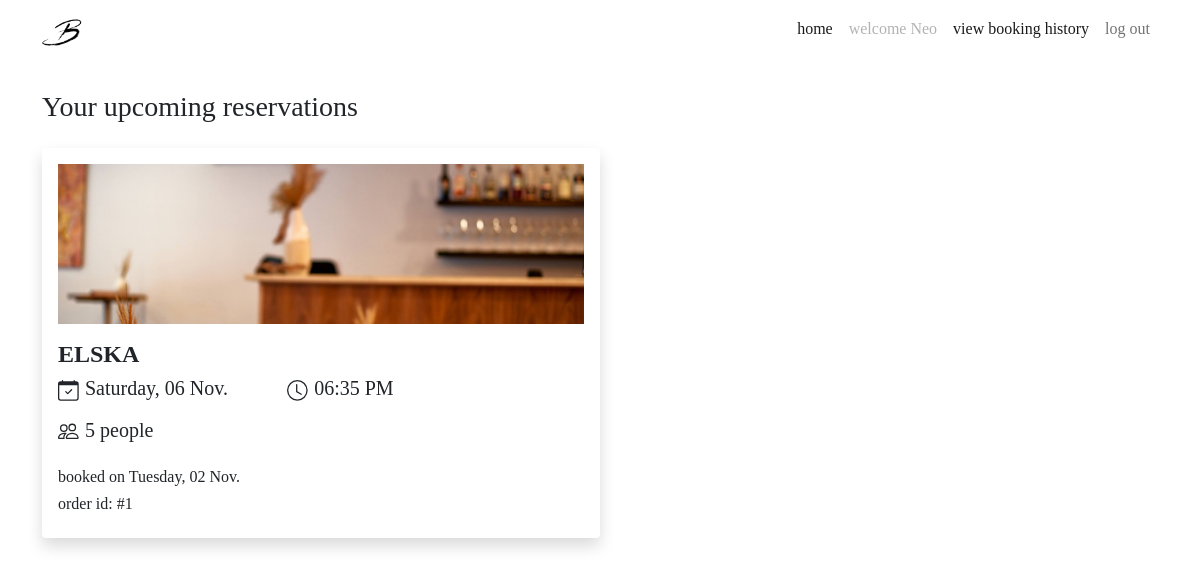
/bookings (signed in), run on an earlier commit of the app's database.
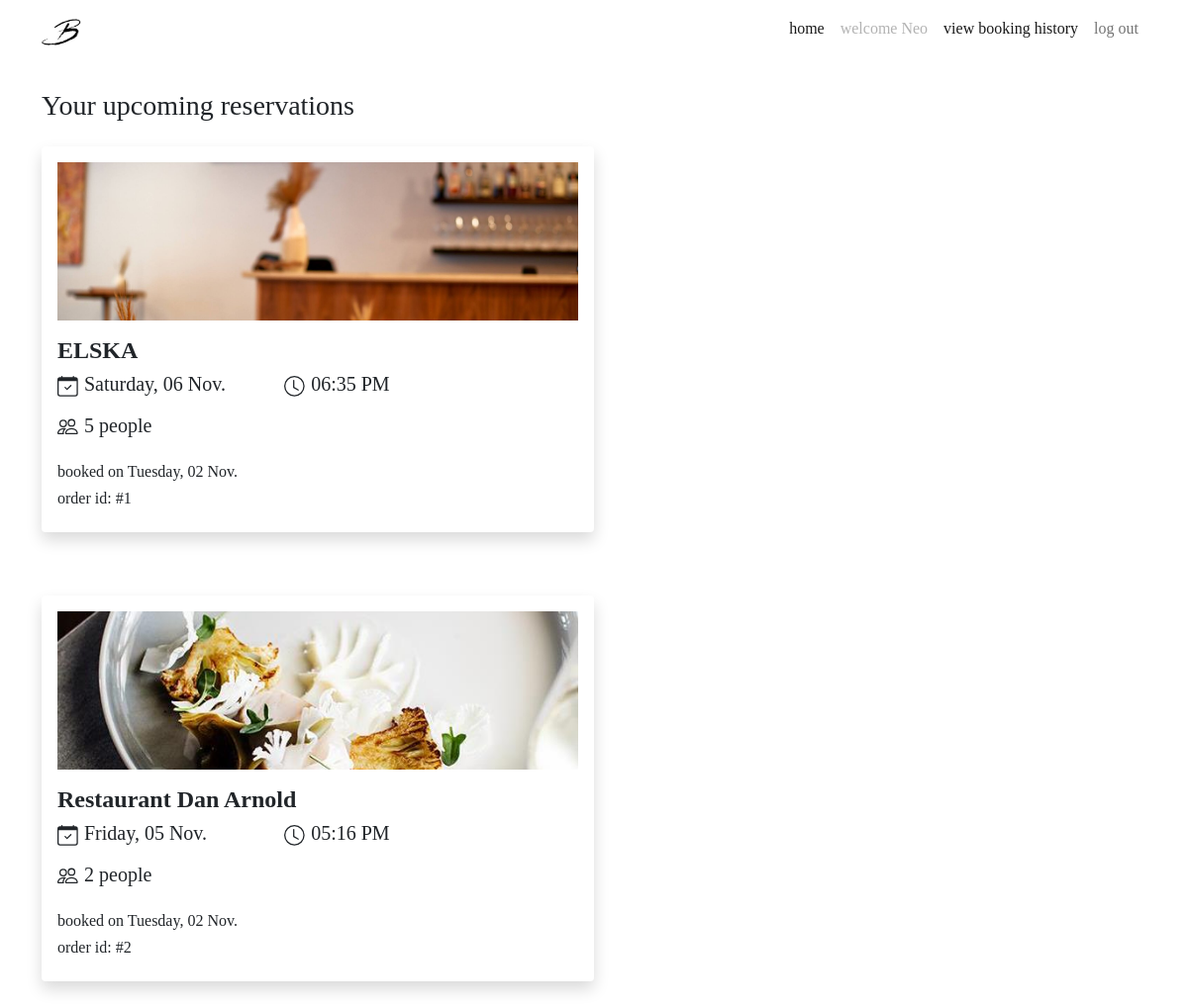
And on a later commit of the database.
### website/models.py (models this page shows, shortened)
class User(db.Model, UserMixin):
    __tablename__ = 'users'  # good practice to specify table name
    __table_args__ = {'extend_existing': True}
    id = db.Column(db.Integer, primary_key=True)
    name = db.Column(db.String(100), index=True, unique=True, nullable=False)
    password_hash = db.Column(db.String(255), nullable=False)
    email = db.Column(db.String(100), index=True, nullable=False)
    phone_number = db.Column(db.String(10), nullable=True)
    image = db.Column(db.String(400), nullable=False, default="/static/image/account.png")
    comments = db.relationship('Comment', backref='user')
    reservations = db.relationship('Reservation', backref='user')
    restaurants = db.relationship('Restaurant', backref='user')

class Reservation(db.Model):
    __tablename__ = 'reservations'
    __table_args__ = {'extend_existing': True}
    reservation_id = db.Column(db.Integer, primary_key=True)
    quantity = db.Column(db.Integer, nullable=False)
    reservation_time = db.Column(db.DateTime, default=datetime.now())
    reservation_created = db.Column(db.DateTime, default=datetime.now())
    order = db.Column(db.String(300))
    restaurant_id = db.Column(db.Integer, db.ForeignKey('restaurants.restaurant_id'))
    id = db.Column(db.Integer, db.ForeignKey('users.id'))
    reservations = db.relationship('ReservationStatus', backref='reservation')

class Restaurant(db.Model):
    __tablename__ = 'restaurants'
    __table_args__ = {'extend_existing': True}
    restaurant_id = db.Column(db.Integer, primary_key=True)
    name = db.Column(db.String(100), nullable=False)
    street = db.Column(db.String(150), nullable=False)
    suburb = db.Column(db.String(50), nullable=False)
    max_reservations = db.Column(db.Integer)
    caption = db.Column(db.String(200), nullable=False)
    description = db.Column(db.String(400), nullable=False)
    price = db.Column(db.Integer)
    cuisine_type = db.Column(db.String(30), nullable=False)
    num_courses = db.Column(db.Integer, nullable=False)
    website = db.Column(db.String(400))
    image = db.Column(db.String(400), nullable=False)
    comments = db.relationship('Comment', backref='restaurant')
    statuses = db.relationship('RestaurantStatus', backref='restaurant')
    opening_hours = db.relationship('RestaurantOpeningHours', backref='restaurant')
    reservations = db.relationship('Reservation', backref='restaurant')
    user_id = db.Column(db.Integer, db.ForeignKey('users.id'))

### website/views.py (the view)
@bp.route('/bookings')
@login_required
def bookings():
    bookings = Reservation.query.filter_by(user=current_user).all()
    return render_template("bookings.html", show_modal=request.args.get('show_modal'), bookings = bookings)

### website/__init__.py (called while the page is built)
def create_app():
    app=Flask(__name__)  # this is the name of the module/package that is calling this app
    app.debug=True
    app.secret_key='oogaboogacavemanbrain'
    app.config['SQLALCHEMY_DATABASE_URI']='sqlite:///sitedata.sqlite'
    db.init_app(app)
    bootstrap = Bootstrap(app)
    login_manager = LoginManager()
    login_manager.login_message_category = "danger"
    login_manager.login_view='auth.login'
    login_manager.init_app(app)
    from .models import User  # importing here to avoid circular references
    @login_manager.user_loader
    def load_user(user_id):
        return User.query.get(int(user_id))
    UPLOAD_FOLDER = '/static/image'
    app.config['UPLOAD_FOLDER'] = UPLOAD_FOLDER
    from . import auth, views
    app.register_blueprint(auth.bp)
    app.register_blueprint(views.bp)
    app.register_blueprint(views.restaurant_bp)
    return app

### website/templates/bookings.html (shortened to what this page needs)
{% extends 'base.html' %}
{% block content %}
<div class="container">
    <div class="row mt-4 mb-1">
        <h3>
            {% if bookings|length == 0 %}
            No upcoming reservations
            {% else %}
            Your upcoming reservations
            {% endif %}
        </h3>
    </div>
    <div class="container">
        {% for booking in bookings %}
        <div class="row mt-3">
            <div class="col col-sm-8 col-md-12 col-lg-8 col-xl-6 booking-card">
                <div class="shadow p-3 mb-5 bg-white rounded">
                    <div class="row">
                        <img src="{{ booking.restaurant.image }}" class="img-fluid booking-img"
                            alt="{{ booking.restaurant.name }}">
                    </div>
                    <div class="row mt-3">
                        <h4 style="font-weight: 550;">{{ booking.restaurant.name }}</h4>
                        <div class="col col-12 col-md-4 col-sm-12 col-lg-5">
                            <div class="fs-4 mb-3">
                                <h5>
                                    {{ booking.reservation_time.strftime("%A, %d %b.")}}
                                </h5>
                            </div>
                        </div>
                        <div class="col col-12 col-md-5 col-sm-12 col-lg-3">
                            <div class="fs-4 mb-3">
                                <h5>
                                    <svg xmlns="http://www.w3.org/2000/svg" width="22" height="22" fill="currentColor"
                                        class="bi bi-clock" viewBox="0 0 17 17">
                                        <path
                                            d="M8 3.5a.5.5 0 0 0-1 0V9a.5.5 0 0 0 .252.434l3.5 2a.5.5 0 0 0 .496-.868L8 8.71V3.5z" />
                                        <path
                                            d="M8 16A8 8 0 1 0 8 0a8 8 0 0 0 0 16zm7-8A7 7 0 1 1 1 8a7 7 0 0 1 14 0z" />
                                    </svg>
                                    {{ booking.reservation_time.strftime("%I:%M %p")}}
                                </h5>
                            </div>
                        </div>
                    </div>
                    <div class="row">
                        <div class="col col-lg-5">
                            <h5>
                                {{ booking.quantity }} people
                            </h5>
                        </div>
                    </div>
                    <div class="row mt-3">
                        <div class="col col-lg-6">
                            <h6>booked on {{ booking.reservation_created.strftime("%A, %d %b.") }}</h6>
                            <h6>order id: #{{ booking.reservation_id }}</h6>
                        </div>
                    </div>
                </div>
            </div>
        </div>
        {% endfor %}
    </div>
</div>
{% endblock %}

### website/templates/base.html (shortened to what this page needs)
<!DOCTYPE html>
<html lang="en">
<head>
    <link href="https://cdn.jsdelivr.net/npm/bootstrap@5.0.0-beta3/dist/css/bootstrap.min.css" rel="stylesheet"
>
    <link rel="stylesheet" href="../static/css/stylesheet.css">
</head>
<main>
    <body>
        <header>
            <nav class="navbar navbar-expand-sm navbar-light">
                <div class="container">
                    <a class="navbar-brand" href="{{url_for('main.index')}}">
                        <img src=" ../static/image/logo.png" width="40" height="40">
                    </a>
                    <div class="collapse navbar-collapse" id="navbarNavDropdown">
                        <div class="navbar-nav ms-auto mb-2">
                            <a class="nav-link active" href="{{url_for('main.index')}}">home</a>
                            {% if current_user.is_authenticated %}
                            <a class="nav-link disabled" tabindex="-1">welcome {{current_user.name}}</a>
                            <a class="nav-link active" href="{{url_for('main.bookings')}}">view booking history</a>
                            <a class="nav-item nav-link" href="{{ url_for('auth.logout') }}">log out</a>
                            {% else %}
                            <a class="nav-link active" href="{{url_for('auth.login')}}">login</a>
                            {% endif %}
                        </div>
                    </div>
                </div>
            </nav>
        </header>
        {% import "bootstrap/wtf.html" as wtf %}
        {% block content %}
        {% endblock %}
    </body>
</main>
</html>

### website/static/css/stylesheet.css (style rules this page uses)
body { font-family: Didot, Palatino, Perpetua, serif; }
.booking-img { width: 100%; height: 20vh; object-fit: cover; border-radius: 2%; }
.booking-card { padding-left: 0px; padding-right: 0px; }

What changed in the data, as far as the page shows it:
added Reservation: restaurant.image (picture), restaurant.name "Restaurant Dan Arnold", reservation_time "Friday, 05 Nov.", reservation_time "05:16 PM", quantity "2", reservation_created "Tuesday, 02 Nov.", reservation_id "2"
